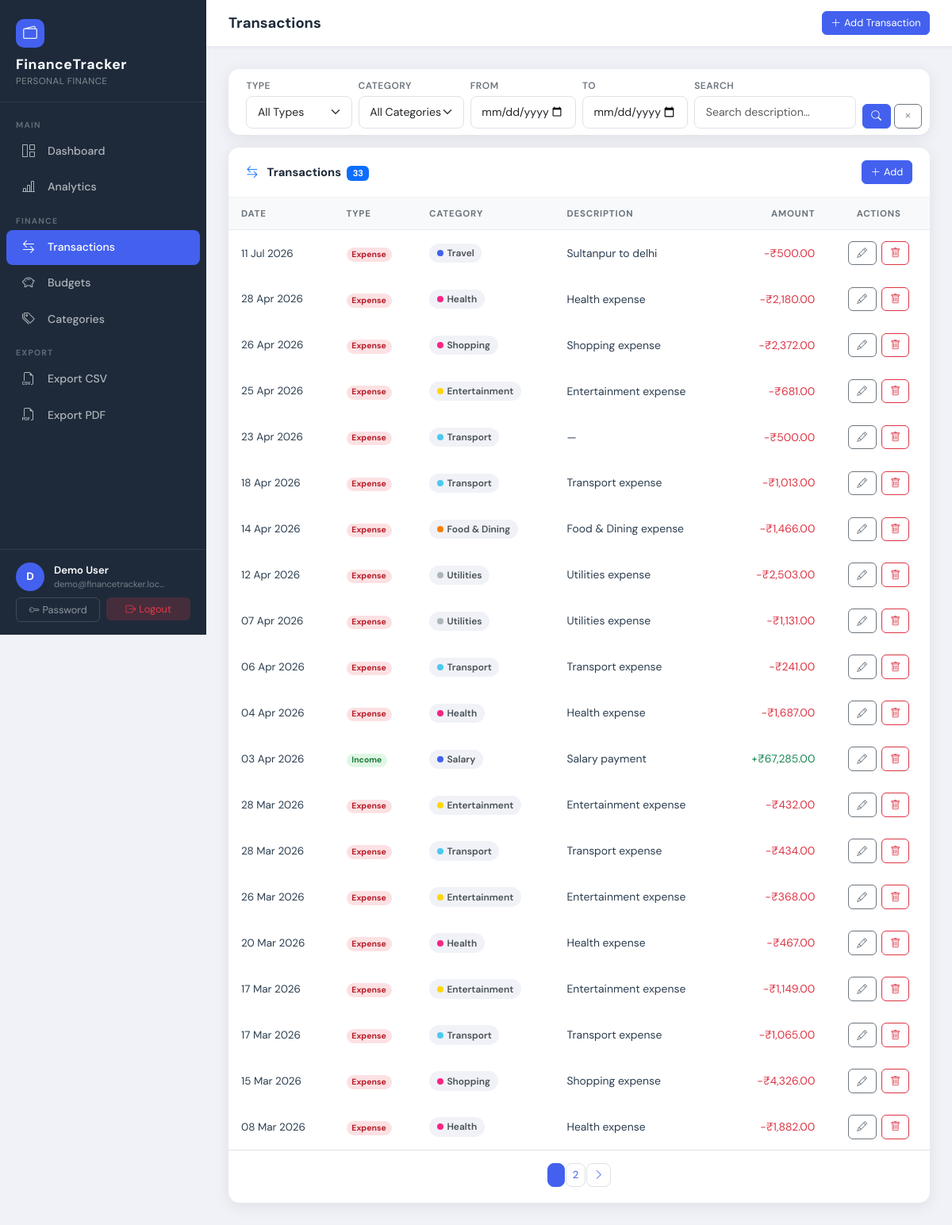
Page /transactions/ (signed in) on the committed database.
### tracker/models.py (models this page shows, shortened)
class Transaction(models.Model):
    INCOME  = 'income'
    EXPENSE = 'expense'
    TRANSACTION_TYPES = [
        (INCOME,  'Income'),
        (EXPENSE, 'Expense'),
    ]
    user        = models.ForeignKey(
                      User,
                      on_delete=models.CASCADE,
                      related_name='transactions'
                  )
    category    = models.ForeignKey(
                      Category,
                      on_delete=models.SET_NULL,
                      null=True,
                      blank=True,
                      related_name='transactions'
                  )
    amount      = models.DecimalField(
                      max_digits=12,
                      decimal_places=2,
                      validators=[MinValueValidator(Decimal('0.01'))],
                      help_text="Must be greater than zero"
                  )
    type        = models.CharField(
                      max_length=10,
                      choices=TRANSACTION_TYPES,
                      db_index=True
                  )
    date        = models.DateField(default=datetime.date.today, db_index=True)
    description = models.CharField(max_length=255, blank=True, default='')
    created_at  = models.DateTimeField(auto_now_add=True)
    updated_at  = models.DateTimeField(auto_now=True)
    class Meta:
        ordering = ['-date', '-created_at']
        indexes  = [
            models.Index(fields=['user', 'type']),
            models.Index(fields=['user', 'date']),
            models.Index(fields=['user', 'category']),
        ]

class Category(models.Model):
    ICON_CHOICES = [
        ('bi-cart',           'Shopping Cart'),
        ('bi-house',          'House / Rent'),
        ('bi-car-front',      'Transport'),
        ('bi-heart-pulse',    'Health'),
        ('bi-mortarboard',    'Education'),
        ('bi-controller',     'Entertainment'),
        ('bi-lightning',      'Utilities'),
        ('bi-briefcase',      'Work / Salary'),
        ('bi-piggy-bank',     'Savings'),
        ('bi-gift',           'Gifts'),
        ('bi-airplane',       'Travel'),
        ('bi-three-dots',     'Other'),
    ]
    COLOR_CHOICES = [
        ('#4361ee', 'Blue'),
        ('#f72585', 'Pink'),
        ('#4cc9f0', 'Cyan'),
        ('#7209b7', 'Purple'),
        ('#f77f00', 'Orange'),
        ('#2dc653', 'Green'),
        ('#e63946', 'Red'),
        ('#adb5bd', 'Gray'),
        ('#ffd60a', 'Yellow'),
        ('#06d6a0', 'Teal'),
    ]
    user          = models.ForeignKey(
                        User,
                        on_delete=models.CASCADE,
                        null=True,
                        blank=True,
                        related_name='categories',
                        help_text="Null for predefined/global categories"
                    )
    name          = models.CharField(max_length=100)
    icon          = models.CharField(max_length=50, choices=ICON_CHOICES, default='bi-three-dots')
    color         = models.CharField(max_length=7,  choices=COLOR_CHOICES, default='#4361ee')
    is_predefined = models.BooleanField(
                        default=False,
                        help_text="Predefined categories are available to all users"
                    )
    created_at    = models.DateTimeField(auto_now_add=True)
    class Meta:
        verbose_name_plural = 'Categories'
        ordering = ['name']
        constraints = [
            models.UniqueConstraint(
                fields=['user', 'name'],
                name='unique_category_per_user',
                condition=models.Q(user__isnull=False),
            ),
        ]
    def __str__(self):
        return self.name
    @classmethod
    def get_for_user(cls, user):
        return cls.objects.filter(
            models.Q(is_predefined=True) | models.Q(user=user)
        )

### tracker/views/transaction_views.py (the view)
# urls.py: path('transactions/',                  TransactionListView.as_view(),   name='transaction_list'),
class TransactionListView(LoginRequiredMixin, ListView):
    template_name   = 'tracker/transactions/list.html'
    context_object_name = 'transactions'
    paginate_by     = 20  # overridden by settings.TRANSACTIONS_PER_PAGE
    def get_paginate_by(self, queryset):
        return getattr(settings, 'TRANSACTIONS_PER_PAGE', 20)
    def get_queryset(self):
        self.filter_form = TransactionFilterForm(
            self.request.GET or None,
            user=self.request.user
        )
        filters = None
        if self.filter_form.is_valid():
            filters = self.filter_form.cleaned_data
        return get_transaction_queryset(self.request.user, filters)
    def get_context_data(self, **kwargs):
        ctx = super().get_context_data(**kwargs)
        ctx['filter_form'] = self.filter_form
        ctx['page_title']  = 'Transactions'
        query_params = self.request.GET.copy()
        query_params.pop('page', None)
        ctx['query_string'] = query_params.urlencode()
        return ctx

### tracker/forms.py (shortened to what this page needs)
class TransactionFilterForm(BootstrapMixin, forms.Form):
    TYPE_CHOICES = [('', 'All Types')] + list(Transaction.TRANSACTION_TYPES)
    type        = forms.ChoiceField(choices=TYPE_CHOICES, required=False)
    category    = forms.ModelChoiceField(queryset=Category.objects.none(), required=False,
                                          empty_label='All Categories')
    date_from   = forms.DateField(required=False, widget=forms.DateInput(attrs={'type': 'date'}))
    date_to     = forms.DateField(required=False, widget=forms.DateInput(attrs={'type': 'date'}))
    search      = forms.CharField(max_length=100, required=False,
                                   widget=forms.TextInput(attrs={'placeholder': 'Search description…'}))
    def __init__(self, *args, user=None, **kwargs):
        super().__init__(*args, **kwargs)
        if user:
            self.fields['category'].queryset = Category.get_for_user(user)

### tracker/services.py (called while the page is built, shortened)
def get_transaction_queryset(user, filters=None):
    qs = Transaction.objects.filter(user=user).select_related('category')
    if not filters:
        return qs

### tracker/templatetags/finance_tags.py (called while the page is built)
@register.filter
def currency(value):
    try:
        v = Decimal(str(value))
        return f'₹{v:,.2f}'
    except Exception:
        return value

@register.filter
def income_color(transaction_type):
    return 'text-success' if transaction_type == 'income' else 'text-danger'

@register.filter
def sign_prefix(transaction_type):
    return '+' if transaction_type == 'income' else '-'

### tracker/templates/tracker/transactions/list.html (shortened to what this page needs)
{% extends "base.html" %}
{% load finance_tags %}{% load humanize %}
{% block content %}
<div class="content-card mb-3">
  <div class="card-body py-2">
    <form method="get" id="filter-form" class="row g-2 align-items-end">
      <div class="col-sm-6 col-md-3 col-lg-2">
        <label class="form-label mb-1" style="font-size:.75rem;font-weight:600;text-transform:uppercase;letter-spacing:.5px;color:#6c757d;">Type</label>
        {{ filter_form.type }}
      </div>
      <div class="col-sm-6 col-md-3 col-lg-2">
        <label class="form-label mb-1" style="font-size:.75rem;font-weight:600;text-transform:uppercase;letter-spacing:.5px;color:#6c757d;">Category</label>
        {{ filter_form.category }}
      </div>
      <div class="col-sm-6 col-md-3 col-lg-2">
        <label class="form-label mb-1" style="font-size:.75rem;font-weight:600;text-transform:uppercase;letter-spacing:.5px;color:#6c757d;">From</label>
        {{ filter_form.date_from }}
      </div>
      <div class="col-sm-6 col-md-3 col-lg-2">
        <label class="form-label mb-1" style="font-size:.75rem;font-weight:600;text-transform:uppercase;letter-spacing:.5px;color:#6c757d;">To</label>
        {{ filter_form.date_to }}
      </div>
      <div class="col-sm-8 col-md-4 col-lg-3">
        <label class="form-label mb-1" style="font-size:.75rem;font-weight:600;text-transform:uppercase;letter-spacing:.5px;color:#6c757d;">Search</label>
        {{ filter_form.search }}
      </div>
      <div class="col-sm-4 col-md-2 col-lg-1 d-flex gap-1">
        <button type="submit" class="btn btn-primary btn-sm flex-fill">
          <i class="bi bi-search"></i>
        </button>
        <a href="{% url 'tracker:transaction_list' %}" class="btn btn-outline-secondary btn-sm flex-fill">
          <i class="bi bi-x"></i>
        </a>
      </div>
    </form>
  </div>
</div>
<div class="content-card">
  <div class="card-header">
    <span>
      <i class="bi bi-arrow-left-right me-2 text-primary"></i>
      Transactions
      {% if page_obj.paginator.count %}
        <span class="badge bg-primary ms-1">{{ page_obj.paginator.count }}</span>
      {% endif %}
    </span>
    <a href="{% url 'tracker:transaction_create' %}" class="btn btn-primary btn-sm">
      <i class="bi bi-plus-lg me-1"></i>Add
    </a>
  </div>
  {% if transactions %}
  <div class="p-0">
    <table class="txn-table">
      <thead>
        <tr>
          <th>Date</th>
          <th>Type</th>
          <th>Category</th>
          <th>Description</th>
          <th class="text-end">Amount</th>
          <th class="text-center">Actions</th>
        </tr>
      </thead>
      <tbody>
        {% for txn in transactions %}
        <tr>
          <td>
            <span class="fw-600" style="font-size:.84rem;">{{ txn.date|date:"d M Y" }}</span>
          </td>
          <td>
            <span class="badge rounded-pill badge-{{ txn.type }}">
              {{ txn.get_type_display }}
            </span>
          </td>
          <td>
            {% if txn.category %}
            <span class="cat-chip">
              <span class="cat-dot" style="background:{{ txn.category.color }};"></span>
              {{ txn.category.name }}
            </span>
            {% else %}
            <span class="text-muted">—</span>
            {% endif %}
          </td>
          <td class="text-truncate" style="max-width:200px;">
            {{ txn.description|default:"—" }}
          </td>
          <td class="text-end {{ txn.type|income_color }} fw-700">
            {{ txn.type|sign_prefix }}{{ txn.amount|currency }}
          </td>
          <td class="text-center">
            <div class="action-btns justify-content-center">
              <a href="{% url 'tracker:transaction_edit' txn.pk %}"
                 class="btn btn-sm btn-outline-secondary" title="Edit">
                <i class="bi bi-pencil"></i>
              </a>
              <a href="{% url 'tracker:transaction_delete' txn.pk %}"
                 class="btn btn-sm btn-outline-danger" title="Delete"
                 data-confirm="Delete this transaction?">
                <i class="bi bi-trash"></i>
              </a>
            </div>
          </td>
        </tr>
        {% endfor %}
      </tbody>
    </table>
  </div>
  {% if page_obj.has_other_pages %}
  <div class="card-body border-top pt-3">
    <nav>
      <ul class="pagination pagination-sm justify-content-center mb-0">
        {% for num in page_obj.paginator.page_range %}
          {% if page_obj.number == num %}
            <li class="page-item active"><span class="page-link">{{ num }}</span></li>
          {% elif num > page_obj.number|add:'-3' and num < page_obj.number|add:'3' %}
            <li class="page-item">
              <a class="page-link" href="?{{ query_string }}&page={{ num }}">{{ num }}</a>
            </li>
          {% endif %}
        {% endfor %}
        {% if page_obj.has_next %}
          <li class="page-item">
            <a class="page-link" href="?{{ query_string }}&page={{ page_obj.next_page_number }}">
              <i class="bi bi-chevron-right"></i>
            </a>
          </li>
        {% endif %}
      </ul>
    </nav>
  </div>
  {% endif %}
  {% endif %}
</div>
{% endblock %}

### templates/base.html (shortened to what this page needs)
{% load static %}{% load finance_tags %}<!DOCTYPE html>
<html lang="en">
<head>
  <link href="https://cdn.jsdelivr.net/npm/bootstrap@5.3.3/dist/css/bootstrap.min.css" rel="stylesheet">
  <link href="https://cdn.jsdelivr.net/npm/bootstrap-icons@1.11.3/font/bootstrap-icons.min.css" rel="stylesheet">
  <link href="{% static 'css/main.css' %}" rel="stylesheet">
</head>
<body>
<div class="app-wrapper">
  <nav class="sidebar" id="sidebar">
    <div class="brand">
      <div class="brand-icon"><i class="bi bi-wallet2"></i></div>
      <div class="brand-name">FinanceTracker</div>
      <div class="brand-sub">Personal Finance</div>
    </div>
    <ul class="sidebar-nav list-unstyled">
      <li class="nav-section">Main</li>
      <li class="nav-item">
        <a href="{% url 'tracker:dashboard' %}" class="nav-link">
          <i class="bi bi-grid-1x2"></i> Dashboard
        </a>
      </li>
      <li class="nav-item">
        <a href="{% url 'tracker:analytics' %}" class="nav-link">
          <i class="bi bi-bar-chart-line"></i> Analytics
        </a>
      </li>
      <li class="nav-section mt-2">Finance</li>
      <li class="nav-item">
        <a href="{% url 'tracker:transaction_list' %}" class="nav-link">
          <i class="bi bi-arrow-left-right"></i> Transactions
        </a>
      </li>
      <li class="nav-item">
        <a href="{% url 'tracker:budget_list' %}" class="nav-link">
          <i class="bi bi-piggy-bank"></i> Budgets
        </a>
      </li>
      <li class="nav-item">
        <a href="{% url 'tracker:category_list' %}" class="nav-link">
          <i class="bi bi-tags"></i> Categories
        </a>
      </li>
      <li class="nav-section mt-2">Export</li>
      <li class="nav-item">
        <a href="{% url 'tracker:export_csv' %}" class="nav-link">
          <i class="bi bi-filetype-csv"></i> Export CSV
        </a>
      </li>
      <li class="nav-item">
        <a href="{% url 'tracker:export_pdf' %}" class="nav-link">
          <i class="bi bi-filetype-pdf"></i> Export PDF
        </a>
      </li>
    </ul>
    <div class="sidebar-footer">
      <div class="user-info">
        <div class="avatar">{{ request.user.username|first|upper }}</div>
        <div>
          <div class="user-name">{{ request.user.get_full_name|default:request.user.username }}</div>
          <div class="user-email">{{ request.user.email }}</div>
        </div>
      </div>
      <div class="mt-2 d-flex gap-2">
        <a href="{% url 'auth:password_change' %}" class="btn btn-sm btn-outline-secondary w-50" style="color:rgba(255,255,255,.5);border-color:rgba(255,255,255,.15);">
          <i class="bi bi-key me-1"></i>Password
        </a>
        <form method="post" action="{% url 'auth:logout' %}" class="w-50">
          <button type="submit" class="btn btn-sm w-100" style="background:rgba(230,57,70,.2);color:#e63946;border:none;">
            <i class="bi bi-box-arrow-right me-1"></i>Logout
          </button>
        </form>
      </div>
    </div>
  </nav>
  <div class="main-content">
    <div class="topbar">
      <div class="d-flex align-items-center gap-3">
        <h1 class="page-heading">{% block page_heading %}{{ page_title|default:"Dashboard" }}{% endblock %}</h1>
      </div>
      <div class="topbar-actions">
        <a href="{% url 'tracker:transaction_create' %}" class="btn btn-primary btn-sm">
          <i class="bi bi-plus-lg me-1"></i>Add Transaction
        </a>
      </div>
    </div>
    <div class="page-body">
      {% block content %}{% endblock %}
    </div>
  </div>
</div>
</body>
</html>

### rows in the picture
Transaction: date "11 Jul 2026", type "Expense", category.name "Travel", description "Sultanpur to delhi", type|sign_prefix "-", amount "₹500.00"
Transaction: date "28 Apr 2026", type "Expense", category.name "Health", description "Health expense", type|sign_prefix "-", amount "₹2,180.00"
Transaction: date "26 Apr 2026", type "Expense", category.name "Shopping", description "Shopping expense", type|sign_prefix "-", amount "₹2,372.00"
Transaction: date "25 Apr 2026", type "Expense", category.name "Entertainment", description "Entertainment expense", type|sign_prefix "-", amount "₹681.00"
Transaction: date "23 Apr 2026", type "Expense", category.name "Transport", description "—", type|sign_prefix "-", amount "₹500.00"
Transaction: date "18 Apr 2026", type "Expense", category.name "Transport", description "Transport expense", type|sign_prefix "-", amount "₹1,013.00"
Transaction: date "14 Apr 2026", type "Expense", category.name "Food & Dining", description "Food & Dining expense", type|sign_prefix "-", amount "₹1,466.00"
Transaction: date "12 Apr 2026", type "Expense", category.name "Utilities", description "Utilities expense", type|sign_prefix "-", amount "₹2,503.00"
Transaction: date "07 Apr 2026", type "Expense", category.name "Utilities", description "Utilities expense", type|sign_prefix "-", amount "₹1,131.00"
Transaction: date "06 Apr 2026", type "Expense", category.name "Transport", description "Transport expense", type|sign_prefix "-", amount "₹241.00"
Transaction: date "04 Apr 2026", type "Expense", category.name "Health", description "Health expense", type|sign_prefix "-", amount "₹1,687.00"
Transaction: date "03 Apr 2026", type "Income", category.name "Salary", description "Salary payment", type|sign_prefix "+", amount "₹67,285.00"
Transaction: date "28 Mar 2026", type "Expense", category.name "Entertainment", description "Entertainment expense", type|sign_prefix "-", amount "₹432.00"
Transaction: date "28 Mar 2026", type "Expense", category.name "Transport", description "Transport expense", type|sign_prefix "-", amount "₹434.00"
Transaction: date "26 Mar 2026", type "Expense", category.name "Entertainment", description "Entertainment expense", type|sign_prefix "-", amount "₹368.00"
Transaction: date "20 Mar 2026", type "Expense", category.name "Health", description "Health expense", type|sign_prefix "-", amount "₹467.00"
Transaction: date "17 Mar 2026", type "Expense", category.name "Entertainment", description "Entertainment expense", type|sign_prefix "-", amount "₹1,149.00"
Transaction: date "17 Mar 2026", type "Expense", category.name "Transport", description "Transport expense", type|sign_prefix "-", amount "₹1,065.00"
Transaction: date "15 Mar 2026", type "Expense", category.name "Shopping", description "Shopping expense", type|sign_prefix "-", amount "₹4,326.00"
Transaction: date "08 Mar 2026", type "Expense", category.name "Health", description "Health expense", type|sign_prefix "-", amount "₹1,882.00"

### other values in the picture
{{ request.user.username|first|upper }} "D"
{{ request.user.get_full_name|default:request.user.username }} "Demo User"
{{ request.user.email }} "demo@financetracker.loc…"
{{ page_title|default:"Dashboard" }} "Transactions"
{{ page_obj.paginator.count }} "33"
{{ num }} "2"
